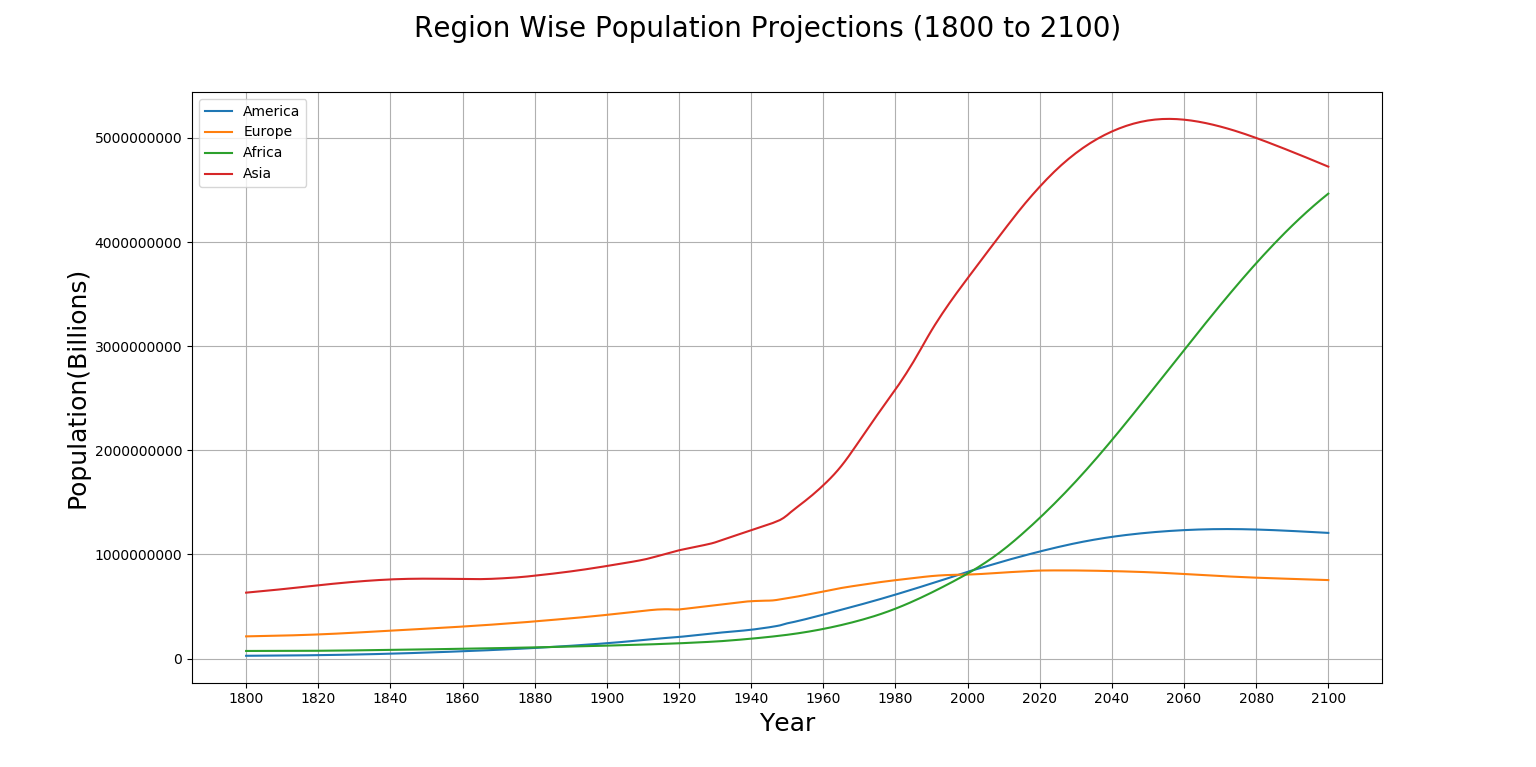

Write Python code to recreate this figure.
import pandas as pd
import matplotlib.pyplot as plt
from matplotlib.ticker import FormatStrFormatter

file = 'Data Population - v5 - 1800 to 2100 World Regions and Countries by Gapminder.xlsx'
data = pd.ExcelFile(file)
df1 = data.parse('pivoted_region_data_for_chart')
df1 = df1.transpose()
df1 = df1.drop('geo')
df1 = df1.drop('indicator')
df1 = df1.drop('name')
df1.columns = ['America', 'Europe', 'Africa', 'Asia']
df1.plot.line()
li= list(df1.index.values)

plt.suptitle('Region Wise Population Projections (1800 to 2100)', fontsize=20)
plt.xlabel('Year', fontsize=18)
plt.ylabel('Population(Billions)', fontsize=18)
plt.ticklabel_format(useOffset=False, style='plain')
plt.xticks(range(1800,2120,20))

plt.grid()
plt.show()
